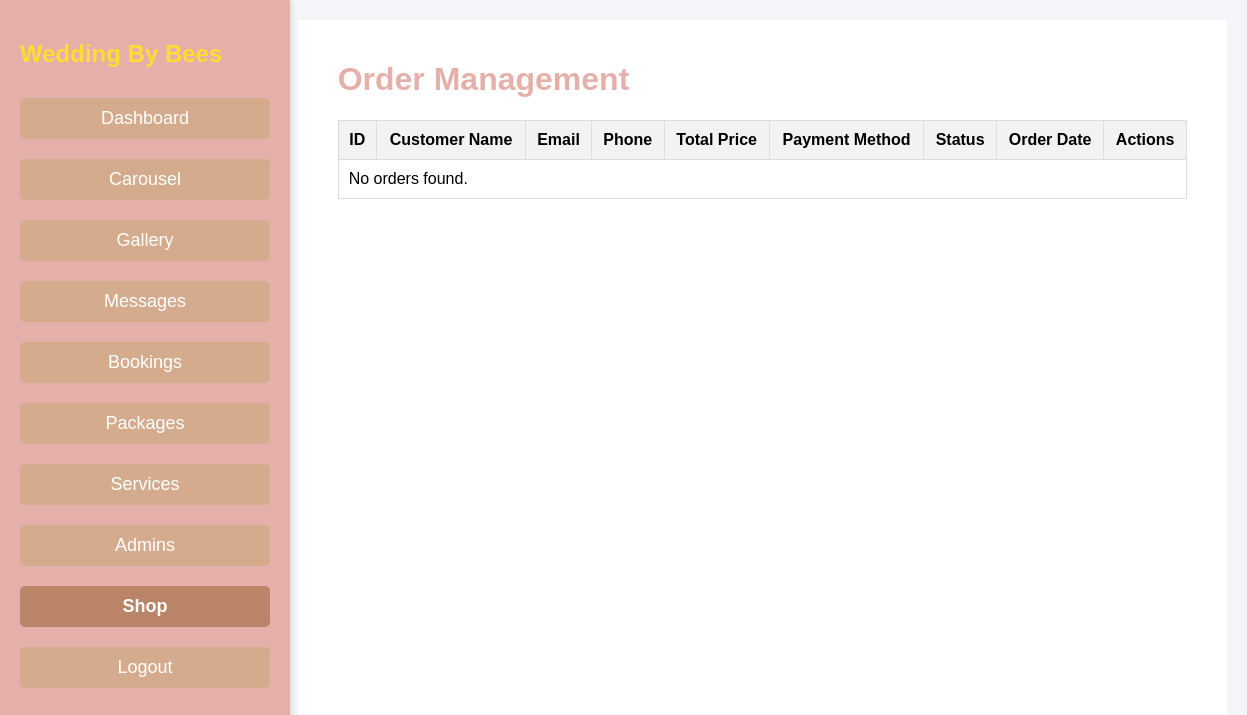
The app's page /admin/orders.php (signed in), older data.
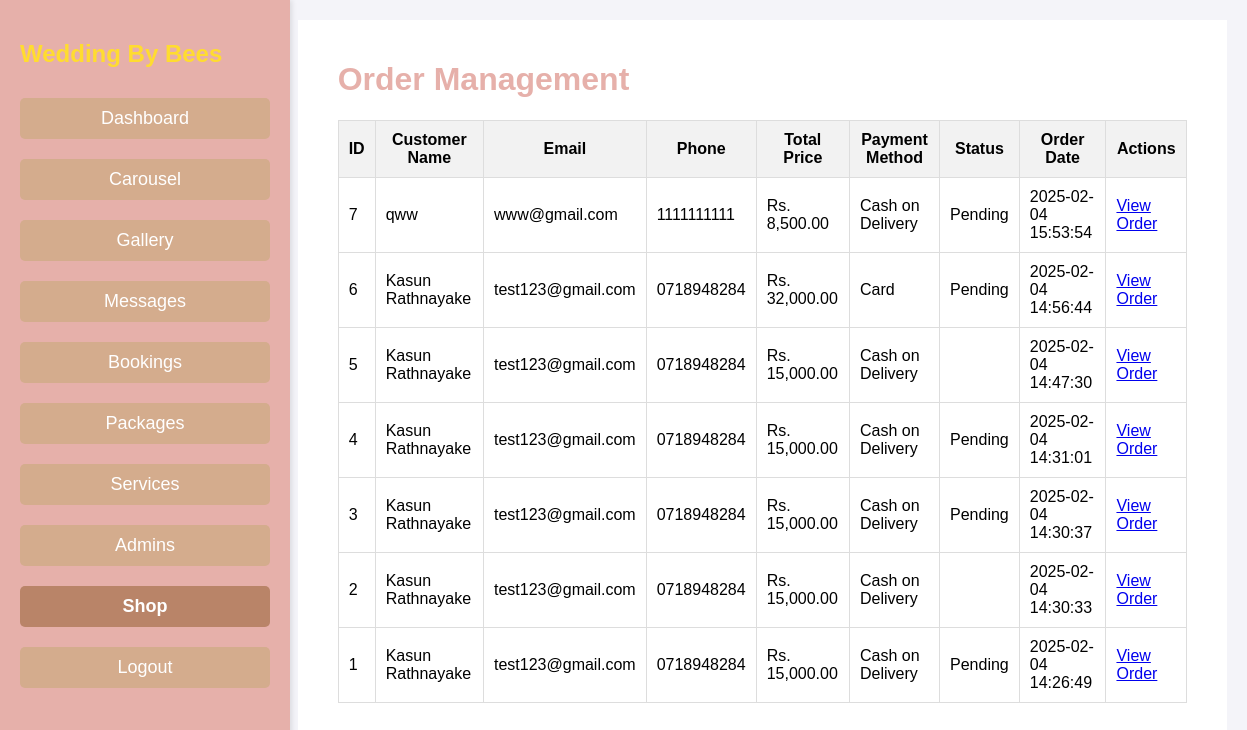
The same page, newer data.
### tables this page shows
CREATE TABLE `orders` (
  `id` int(11) NOT NULL,
  `customer_id` int(11) NOT NULL,
  `shipping_name` varchar(100) NOT NULL,
  `shipping_email` varchar(100) NOT NULL,
  `shipping_phone` varchar(15) NOT NULL,
  `shipping_address` text NOT NULL,
  `total_price` decimal(10,2) NOT NULL,
  `payment_method` enum('Cash on Delivery','Card') NOT NULL,
  `status` enum('Pending','Completed','Cancelled') DEFAULT 'Pending',
  `order_date` timestamp NOT NULL DEFAULT current_timestamp()
);

### admin/orders.php (the view, shortened to what this page needs)
<?php
include '../inc/links.php';
$sql = "SELECT id, customer_id, shipping_name, shipping_email, shipping_phone,
        shipping_address, total_price, payment_method, status, order_date
        FROM orders ORDER BY order_date DESC";
$result = $conn->query($sql);
$orders = array();
if ($result->num_rows > 0) {
    while ($row = $result->fetch_assoc()) {
        $orders[] = $row;
    }
}
?>
<!DOCTYPE html>
<html lang="en">
<head>
    <link rel="stylesheet" href="../css/dashboard.css">
</head>
<body>
<div class="dashboard-container">
    <?php include 'header.php'; ?>
    <div class="main-content">
        <div class="order-section">
            <h1>Order Management</h1>
            <table class="table table-bordered">
                <thead>
                    <tr>
                        <th>ID</th>
                        <th>Customer Name</th>
                        <th>Email</th>
                        <th>Phone</th>
                        <th>Total Price</th>
                        <th>Payment Method</th>
                        <th>Status</th>
                        <th>Order Date</th>
                        <th>Actions</th>
                    </tr>
                </thead>
                <tbody>
                    <?php
                    if (!empty($orders)) {
                        foreach ($orders as $order) {
                            echo "<tr>";
                            echo "<td>" . $order['id'] . "</td>";
                            echo "<td>" . $order['shipping_name'] . "</td>";
                            echo "<td>" . $order['shipping_email'] . "</td>";
                            echo "<td>" . $order['shipping_phone'] . "</td>";
                            echo "<td>Rs. " . number_format($order['total_price'], 2) . "</td>";
                            echo "<td>" . ucfirst($order['payment_method']) . "</td>";
                            echo "<td>" . ucfirst($order['status']) . "</td>";
                            echo "<td>" . $order['order_date'] . "</td>";
                            echo "<td>
                                    <a href='order_details.php?order_id=" . $order['id'] . "' class='btn btn-info'>View Order</a>
                                  </td>";
                            echo "</tr>";
                        }
                    } else {
                        echo "<tr><td colspan='9'>No orders found.</td></tr>";
                    }
                    ?>
                </tbody>
            </table>
        </div>
    </div>
</div>
</body>
</html>

### inc/links.php (shortened to what this page needs)
<link rel="stylesheet" href="https://cdnjs.cloudflare.com/ajax/libs/font-awesome/6.0.0-beta3/css/all.min.css">
<link rel="stylesheet" href="../css/alerts.css">
<link rel="stylesheet" href="../css/header.css">

### admin/header.php (shortened to what this page needs)
<?php
$current_page = basename($_SERVER['PHP_SELF']);
?>
<button class="menu-toggle" onclick="toggleSidebar()">
</button>
<div class="sidebar">
    <h2 style="color:#ffdc30;">Wedding By Bees</h2>
    <nav>
        <ul>
            <li><a href="dashboard.php" class="<?php echo ($current_page == 'dashboard.php') ? 'active' : ''; ?>">Dashboard</a></li>
            <li><a href="carousel.php" class="<?php echo ($current_page == 'carousel.php') ? 'active' : ''; ?>">Carousel</a></li>
            <li><a href="gallery.php" class="<?php echo ($current_page == 'gallery.php') ? 'active' : ''; ?>">Gallery</a></li>
            <li><a href="messages.php" class="<?php echo ($current_page == 'messages.php') ? 'active' : ''; ?>">Messages</a></li>
            <li><a href="bookings.php" class="<?php echo ($current_page == 'bookings.php') ? 'active' : ''; ?>">Bookings</a></li>
            <li><a href="packages.php" class="<?php echo ($current_page == 'packages.php') ? 'active' : ''; ?>">Packages</a></li>
            <li><a href="services.php" class="<?php echo ($current_page == 'services.php') ? 'active' : ''; ?>">Services</a></li>
            <li><a href="admins.php" class="<?php echo ($current_page == 'admins.php') ? 'active' : ''; ?>">Admins</a></li>
            <li class="dropdown">
                <a href="#" class="<?php echo ($current_page == 'products.php' || $current_page == 'orders.php') ? 'active' : ''; ?>" onclick="toggleDropdown('shopDropdown')">
                    Shop
                </a>
            </li>
            <li><a href="logout.php" onclick="return confirmLogout();" class="">Logout</a></li>
        </ul>
    </nav>
</div>

### css/header.css (style rules this page uses)
body { font-family: Arial, sans-serif; background-color: transparent; margin: 0; padding: 0; display: flex; background-attachment: fixed; border-color: transparent; }
.dashboard-container { display: flex; width: 100%; height: 100vh; }
.sidebar { position: fixed; top: 0; left: 0; width: 250px; height: 100vh; background-color: #e6b0aa; padding: 20px; box-shadow: 2px 0 5px rgba(0, 0, 0, 0.1); overflow-y: auto; }
.sidebar h2 { color: white; margin-bottom: 30px; }
.sidebar ul { list-style-type: none; padding: 0; }
.sidebar ul li { margin-bottom: 20px; }
.sidebar ul li a { text-decoration: none; color: white; font-size: 18px; padding: 10px; display: block; border-radius: 5px; background-color: #d4ac8d; text-align: center; }
.main-content { flex-grow: 1; padding: 40px; background-color: #fff; }
.main-content h1 { color: #e6b0aa; }
.sidebar ul li a.active { background-color: #b98468; color: #fff; font-weight: bold; }
.sidebar { position: fixed; top: 0; left: 0; width: 250px; height: 100vh; background-color: #e6b0aa; padding: 20px; box-shadow: 2px 0 5px rgba(0, 0, 0, 0.1); overflow-y: auto; z-index: 1000; }
.main-content { flex-grow: 1; padding: 40px; background-color: #fff; margin-left: 250px; }

### css/dashboard.css (style rules this page uses)
.dashboard-container { padding: 20px; width: calc(100% - 250px); border-color: white; }
table { width: 100%; border-collapse: collapse; margin-top: 10px; }
table, th, td { border: 1px solid #ddd; padding: 10px; }
th { background-color: #f2f2f2; }
td { text-align: left; }
body { margin: 0; font-family: Arial, sans-serif; background-attachment: fixed; border-color: transparent; }
.dashboard-container { padding: 20px; width: calc(100% - 250px); }
.main-content { padding-top: 20px; }
.dashboard-container { width: 100%; margin: 0 auto; padding: 20px; font-family: Arial, sans-serif; background-color: #f4f4f9; border-color: white; }

### admin/header.php (style rules this page uses)
.sidebar a { text-decoration: none; color: #fff; display: block; margin: 10px 0; padding: 10px; transition: all 0.3s ease; }
.sidebar a.active { background-color: #ffdc30; color: #000; font-weight: bold; }

Row changes from the older to the newer data that the page shows:
added orders: id "7", shipping_name "qww", shipping_email "www@gmail.com", shipping_phone "1111111111", total_price "8,500.00", payment_method "Cash on Delivery", status "Pending", order_date "2025-02-04 15:53:54"
added orders: id "6", shipping_name "Kasun Rathnayake", shipping_email "test123@gmail.com", shipping_phone "0718948284", total_price "32,000.00", payment_method "Card", status "Pending", order_date "2025-02-04 14:56:44"
added orders: id "5", shipping_name "Kasun Rathnayake", shipping_email "test123@gmail.com", shipping_phone "0718948284", total_price "15,000.00", payment_method "Cash on Delivery", order_date "2025-02-04 14:47:30"
added orders: id "4", shipping_name "Kasun Rathnayake", shipping_email "test123@gmail.com", shipping_phone "0718948284", total_price "15,000.00", payment_method "Cash on Delivery", status "Pending", order_date "2025-02-04 14:31:01"
added orders: id "3", shipping_name "Kasun Rathnayake", shipping_email "test123@gmail.com", shipping_phone "0718948284", total_price "15,000.00", payment_method "Cash on Delivery", status "Pending", order_date "2025-02-04 14:30:37"
added orders: id "2", shipping_name "Kasun Rathnayake", shipping_email "test123@gmail.com", shipping_phone "0718948284", total_price "15,000.00", payment_method "Cash on Delivery", order_date "2025-02-04 14:30:33"
added orders: id "1", shipping_name "Kasun Rathnayake", shipping_email "test123@gmail.com", shipping_phone "0718948284", total_price "15,000.00", payment_method "Cash on Delivery", status "Pending", order_date "2025-02-04 14:26:49"
Text that changed along with them:
text no longer shown: "No orders found."
